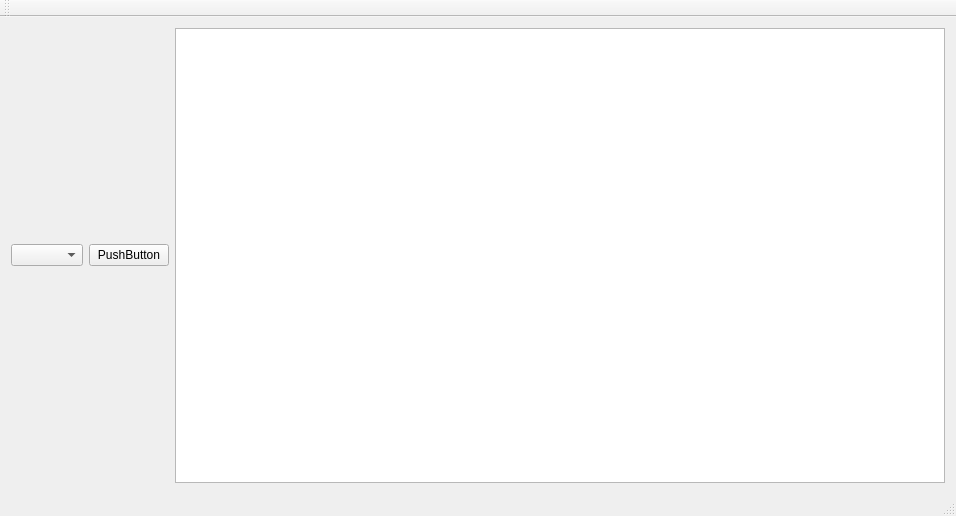
<?xml version="1.0" encoding="UTF-8"?>
<ui version="4.0">
 <class>MainWindow</class>
 <widget class="QMainWindow" name="MainWindow">
  <property name="geometry">
   <rect>
    <x>0</x>
    <y>0</y>
    <width>956</width>
    <height>516</height>
   </rect>
  </property>
  <property name="windowTitle">
   <string>MainWindow</string>
  </property>
  <widget class="QWidget" name="centralWidget">
   <layout class="QHBoxLayout" name="horizontalLayout_3">
    <item>
     <layout class="QHBoxLayout" name="horizontalLayout_2">
      <item>
       <layout class="QVBoxLayout" name="verticalLayout"/>
      </item>
      <item>
       <widget class="QComboBox" name="comboBox"/>
      </item>
      <item>
       <widget class="QPushButton" name="pushButton">
        <property name="text">
         <string>PushButton</string>
        </property>
       </widget>
      </item>
      <item>
       <layout class="QVBoxLayout" name="verticalLayout_3">
        <item>
         <widget class="QTableView" name="tableView"/>
        </item>
       </layout>
      </item>
     </layout>
    </item>
   </layout>
  </widget>
  <widget class="QMenuBar" name="menuBar">
   <property name="geometry">
    <rect>
     <x>0</x>
     <y>0</y>
     <width>956</width>
     <height>22</height>
    </rect>
   </property>
  </widget>
  <widget class="QToolBar" name="mainToolBar">
   <attribute name="toolBarArea">
    <enum>TopToolBarArea</enum>
   </attribute>
   <attribute name="toolBarBreak">
    <bool>false</bool>
   </attribute>
  </widget>
  <widget class="QStatusBar" name="statusBar"/>
 </widget>
 <layoutdefault spacing="6" margin="11"/>
 <resources/>
 <connections/>
</ui>
